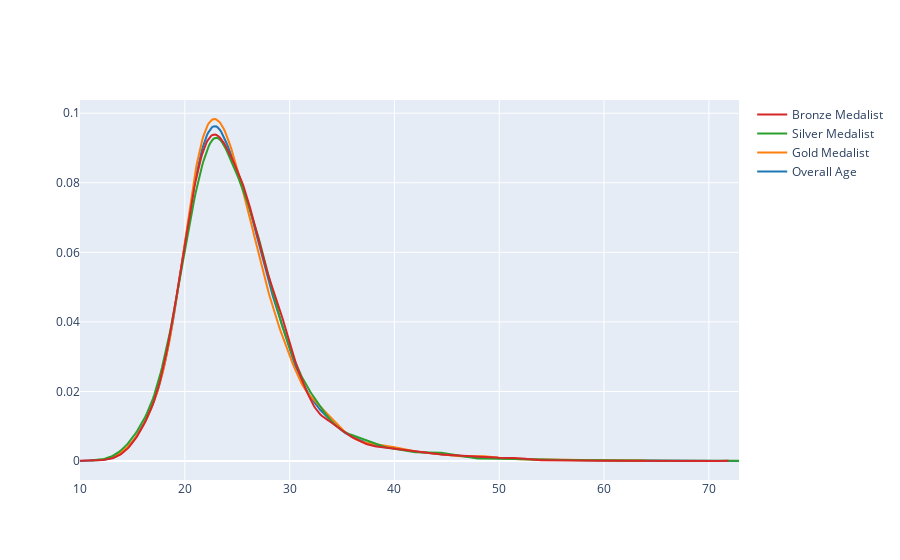

This figure's notebook cell:
### Code cell
fig=ff.create_distplot([x1,x2,x3,x4],['Overall Age','Gold Medalist','Silver Medalist','Bronze Medalist'],show_hist=False,show_rug=False)
fig.show()

### Figure 1 — Plotly figure (JSON) as saved in the notebook; plotly's stock layout.template omitted (floating-point values rounded to 4 significant figures; data arrays with more than 128 entries replaced by an {"elided": "..."} marker saying what was removed)
{"data": [{"legendgroup": "Overall Age", "marker": {"color": "rgb(31, 119, 180)"}, "mode": "lines", "name": "Overall Age", "showlegend": true, "type": "scatter", "x": {"elided": "500 float values"}, "xaxis": "x", "y": {"elided": "500 float values"}, "yaxis": "y"}, {"legendgroup": "Gold Medalist", "marker": {"color": "rgb(255, 127, 14)"}, "mode": "lines", "name": "Gold Medalist", "showlegend": true, "type": "scatter", "x": {"elided": "500 float values"}, "xaxis": "x", "y": {"elided": "500 float values"}, "yaxis": "y"}, {"legendgroup": "Silver Medalist", "marker": {"color": "rgb(44, 160, 44)"}, "mode": "lines", "name": "Silver Medalist", "showlegend": true, "type": "scatter", "x": {"elided": "500 float values"}, "xaxis": "x", "y": {"elided": "500 float values"}, "yaxis": "y"}, {"legendgroup": "Bronze Medalist", "marker": {"color": "rgb(214, 39, 40)"}, "mode": "lines", "name": "Bronze Medalist", "showlegend": true, "type": "scatter", "x": {"elided": "500 float values"}, "xaxis": "x", "y": {"elided": "500 float values"}, "yaxis": "y"}], "layout": {"barmode": "overlay", "hovermode": "closest", "legend": {"traceorder": "reversed"}, "xaxis": {"anchor": "y2", "domain": [0, 1], "zeroline": false}, "yaxis": {"anchor": "free", "domain": [0, 1], "position": 0}}}
